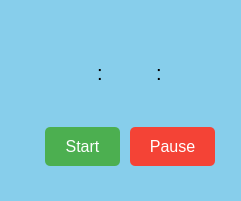
<?xml version="1.0" encoding="UTF-8"?>
<ui version="4.0">
 <class>Timer</class>
 <widget class="QWidget" name="Timer">
  <property name="windowModality">
   <enum>Qt::NonModal</enum>
  </property>
  <property name="geometry">
   <rect>
    <x>0</x>
    <y>0</y>
    <width>241</width>
    <height>201</height>
   </rect>
  </property>
  <property name="windowTitle">
   <string>Form</string>
  </property>
  <property name="styleSheet">
   <string notr="true">QWidget {
	background-color: #87ceeb;
}

QVBoxLayout, QHBoxLayout {
       margin: 0;
       padding: 0;
       spacing: 10px;
   }</string>
  </property>
  <widget class="QWidget" name="layoutWidget">
   <property name="geometry">
    <rect>
     <x>40</x>
     <y>30</y>
     <width>180</width>
     <height>141</height>
    </rect>
   </property>
   <layout class="QVBoxLayout" name="verticalLayout">
    <property name="spacing">
     <number>0</number>
    </property>
    <item>
     <layout class="QVBoxLayout" name="verticalLayout_2">
      <property name="spacing">
       <number>0</number>
      </property>
      <item>
       <widget class="QWidget" name="widget" native="true">
        <layout class="QHBoxLayout" name="horizontalLayout_3">
         <property name="spacing">
          <number>1</number>
         </property>
         <item>
          <widget class="QLineEdit" name="lineEdit">
           <property name="styleSheet">
            <string notr="true">QLineEdit {
    border:0px 0px 0px 0px;
    font-size: 25px;
    background-color:transparent;
    min-width:40px;
    max-width:40px;
    min-height:55px;
    max-height:55px;
    border-radius:15%;
}

QLineEdit:hover {
    border-width: 2px;
    border-color: black;
    border-style: solid;
}</string>
           </property>
           <property name="maxLength">
            <number>2</number>
           </property>
          </widget>
         </item>
         <item>
          <widget class="QLabel" name="label">
           <property name="styleSheet">
            <string notr="true">QLabel {
    font-size: 20px;
    min-height: 50px;
    max-height: 50px;
    padding-bottom: 5px;
    min-width: 15px;
    max-width: 15px;
}</string>
           </property>
           <property name="text">
            <string>:</string>
           </property>
          </widget>
         </item>
         <item>
          <widget class="QLineEdit" name="lineEdit_4">
           <property name="styleSheet">
            <string notr="true">QLineEdit {
    border:0px 0px 0px 0px;
    font-size: 25px;
    background-color:transparent;
    min-width:40px;
    max-width:40px;
    min-height:55px;
    max-height:55px;
    border-radius:15%;
}

QLineEdit:hover {
    border-width: 2px;
    border-color: black;
    border-style: solid;
}</string>
           </property>
           <property name="maxLength">
            <number>2</number>
           </property>
          </widget>
         </item>
         <item>
          <widget class="QLabel" name="label_2">
           <property name="styleSheet">
            <string notr="true">QLabel {
    font-size: 20px;
    min-height: 50px;
    max-height: 50px;
    padding-bottom: 5px;
    min-width: 15px;
    max-width: 15px;
}</string>
           </property>
           <property name="text">
            <string>:</string>
           </property>
          </widget>
         </item>
         <item>
          <widget class="QLineEdit" name="lineEdit_2">
           <property name="styleSheet">
            <string notr="true">QLineEdit {
    border:0px 0px 0px 0px;
    font-size: 25px;
    background-color:transparent;
    min-width:40px;
    max-width:40px;
    min-height:55px;
    max-height:55px;
    border-radius:15%;
}

QLineEdit:hover {
    border-width: 2px;
    border-color: black;
    border-style: solid;
}</string>
           </property>
           <property name="maxLength">
            <number>2</number>
           </property>
          </widget>
         </item>
        </layout>
       </widget>
      </item>
     </layout>
    </item>
    <item>
     <layout class="QHBoxLayout" name="horizontalLayout">
      <property name="spacing">
       <number>0</number>
      </property>
      <item>
       <widget class="QPushButton" name="startButton">
        <property name="styleSheet">
         <string notr="true">QPushButton {
    background-color: #4CAF50;
    color: white;
    border: none;
    border-radius: 5px;
    padding: 10px 20px;
    font-size: 16px;
    margin: 5px;
}

QPushButton:hover {
    background-color: #45a049;
}

QPushButton:pressed {
    background-color: #3e8e41;
}</string>
        </property>
        <property name="text">
         <string>Start</string>
        </property>
       </widget>
      </item>
      <item>
       <widget class="QPushButton" name="stopButton">
        <property name="styleSheet">
         <string notr="true">QPushButton {
    background-color: #f44336;
    color: white;
    border: none;
    border-radius: 5px;
    padding: 10px 20px;
    font-size: 16px;
    margin: 5px;
}

QPushButton:hover {
    background-color: #e53935;
}

QPushButton:pressed {
    background-color: #d32f2f;
}</string>
        </property>
        <property name="text">
         <string>Pause</string>
        </property>
       </widget>
      </item>
     </layout>
    </item>
   </layout>
  </widget>
 </widget>
 <resources/>
 <connections/>
</ui>
